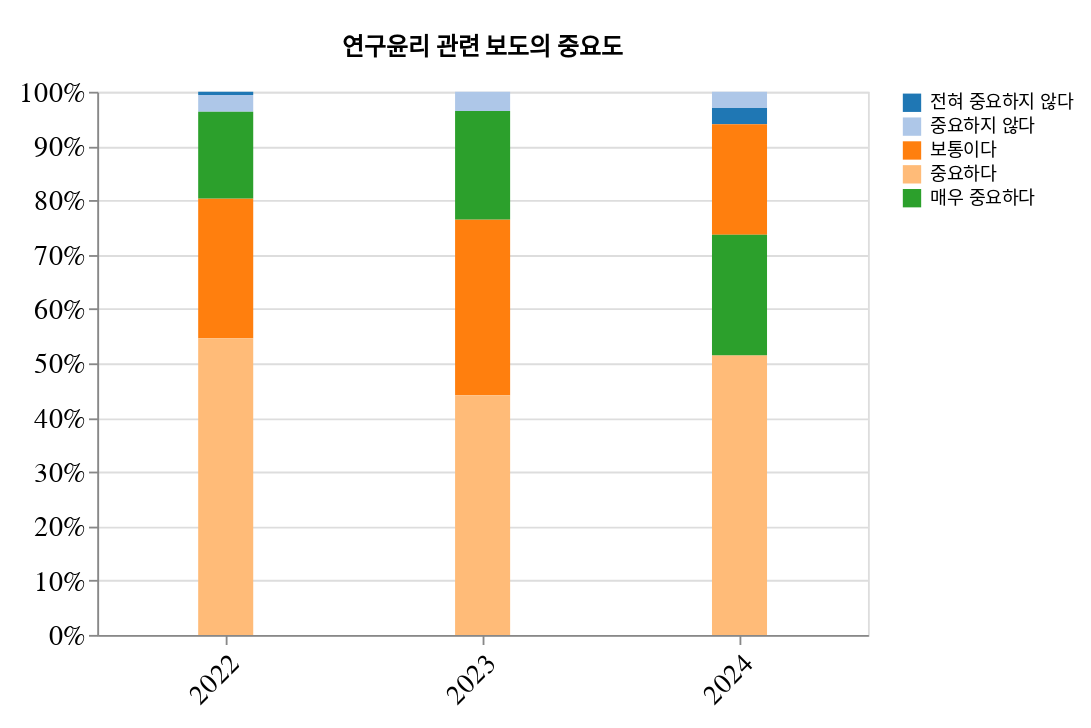

The notebook cell this image was saved under:
### Code cell
# 
# 다. 연구자의 연구윤리 준수 영향 요인별
# 
title = "연구윤리 관련 보도의 중요도"
Q ="Q3_2"

# 1) counting
_2022 = pl.DataFrame({
    Q: importance.keys(),
    "2022": [1, 5, 42, 89, 26],
})

_2023 = pl.DataFrame({
    Q: importance.keys(),
    "2023": [0, 6, 55, 75, 34],
})

data = get(Q, _2022, _2023, importance)
draw_graph(data, title, importance)

### Figure 1 — Vega-Lite specification as saved in the notebook (floating-point values rounded to 4 significant figures)
{"config": {"view": {"continuousWidth": 300, "continuousHeight": 300}, "axis": {"labelFontSize": 15, "titleFontSize": 15, "titlePadding": 100}, "title": {"offset": 10, "subtitlePadding": 100}}, "data": {"name": "data-c22ef2fc1880193186bd1ce0b418aadd"}, "mark": {"type": "bar", "size": 30}, "encoding": {"color": {"field": "응답", "scale": {"scheme": "category20"}, "sort": ["전혀 중요하지 않다", "중요하지 않다", "보통이다", "중요하다", "매우 중요하다"], "title": null, "type": "nominal"}, "order": {"field": "Count", "sort": "descending", "type": "quantitative"}, "x": {"axis": {"labelAngle": -45}, "field": "Year", "title": null, "type": "ordinal"}, "y": {"field": "Count", "stack": "normalize", "title": null, "type": "quantitative"}}, "height": 296, "padding": {"top": 20, "bottom": 10, "left": 10, "right": 10}, "title": "연구윤리 관련 보도의 중요도", "width": 420, "$schema": "https://vega.github.io/schema/vega-lite/v5.20.1.json", "datasets": {"data-c22ef2fc1880193186bd1ce0b418aadd": [{"응답": "전혀 중요하지 않다", "Year": "2022", "Count": 1}, {"응답": "중요하지 않다", "Year": "2022", "Count": 5}, {"응답": "보통이다", "Year": "2022", "Count": 42}, {"응답": "중요하다", "Year": "2022", "Count": 89}, {"응답": "매우 중요하다", "Year": "2022", "Count": 26}, {"응답": "전혀 중요하지 않다", "Year": "2023", "Count": 0}, {"응답": "중요하지 않다", "Year": "2023", "Count": 6}, {"응답": "보통이다", "Year": "2023", "Count": 55}, {"응답": "중요하다", "Year": "2023", "Count": 75}, {"응답": "매우 중요하다", "Year": "2023", "Count": 34}, {"응답": "전혀 중요하지 않다", "Year": "2024", "Count": 5}, {"응답": "중요하지 않다", "Year": "2024", "Count": 5}, {"응답": "보통이다", "Year": "2024", "Count": 34}, {"응답": "중요하다", "Year": "2024", "Count": 86}, {"응답": "매우 중요하다", "Year": "2024", "Count": 37}]}}
